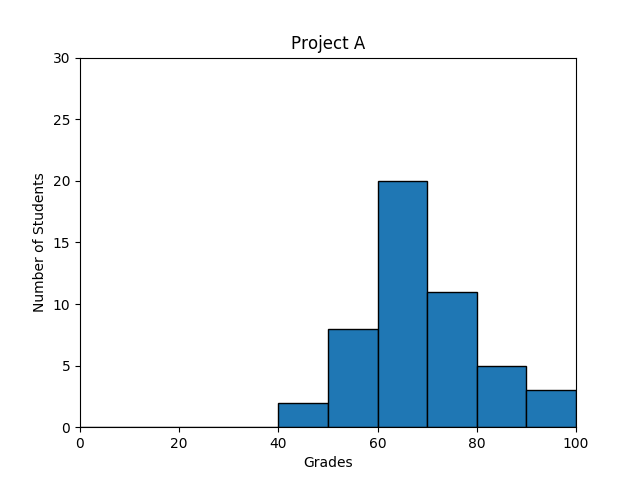

Reproduce this figure in Python.
#!/usr/bin/env python3
import numpy as np
import matplotlib.pyplot as plt

np.random.seed(5)
student_grades = np.random.normal(68, 15, 50)

fig, ax = plt.subplots()
ax.hist(student_grades, bins=10, range=(0, 100),
        edgecolor='black')
plt.xlabel('Grades')
plt.ylabel('Number of Students')
plt.title('Project A')
plt.xlim([0, 100])
plt.ylim([0, 30])
plt.xticks(range(0, 101, 10))

plt.show()
# plt.savefig('4-frequency.png')